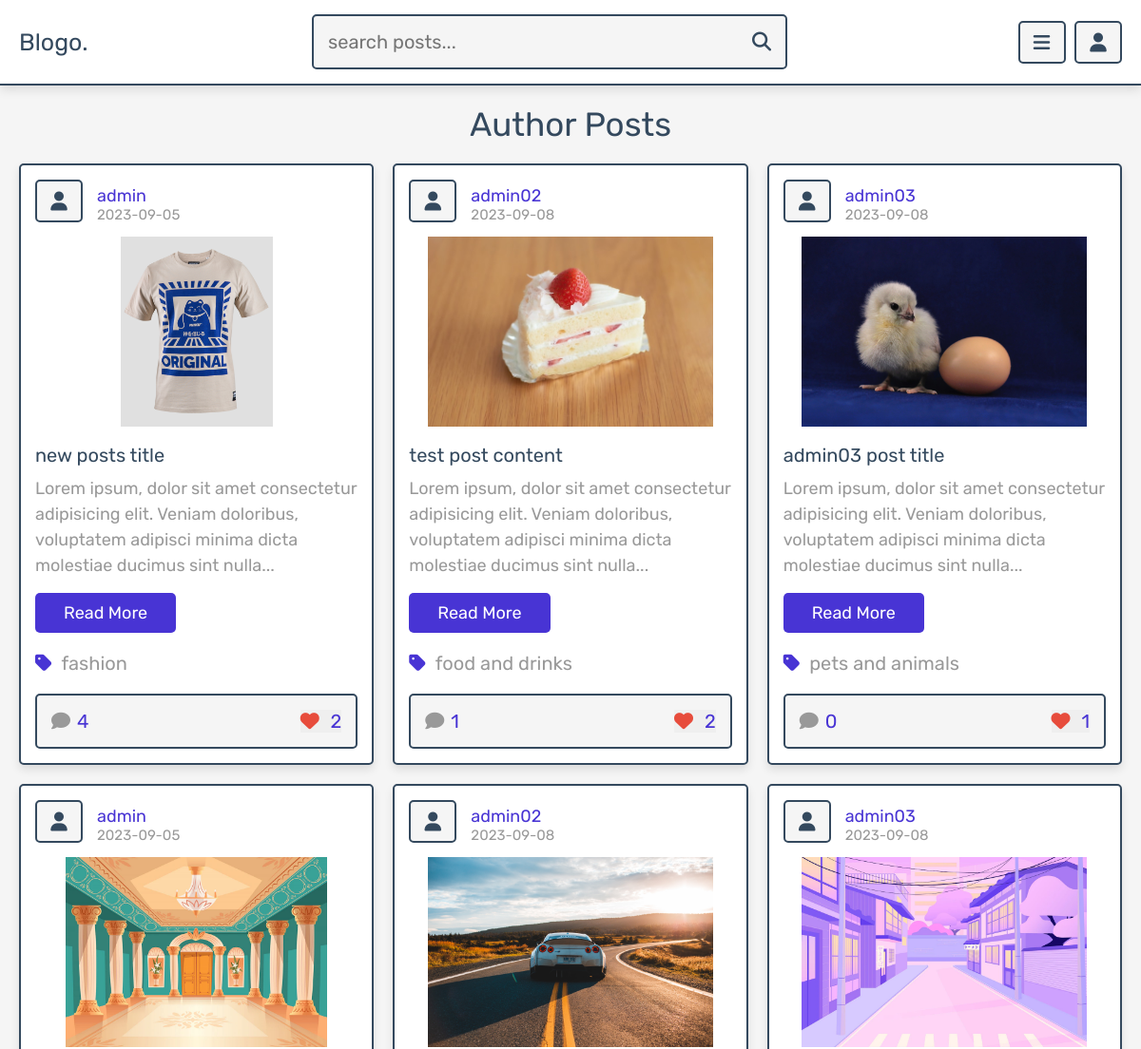
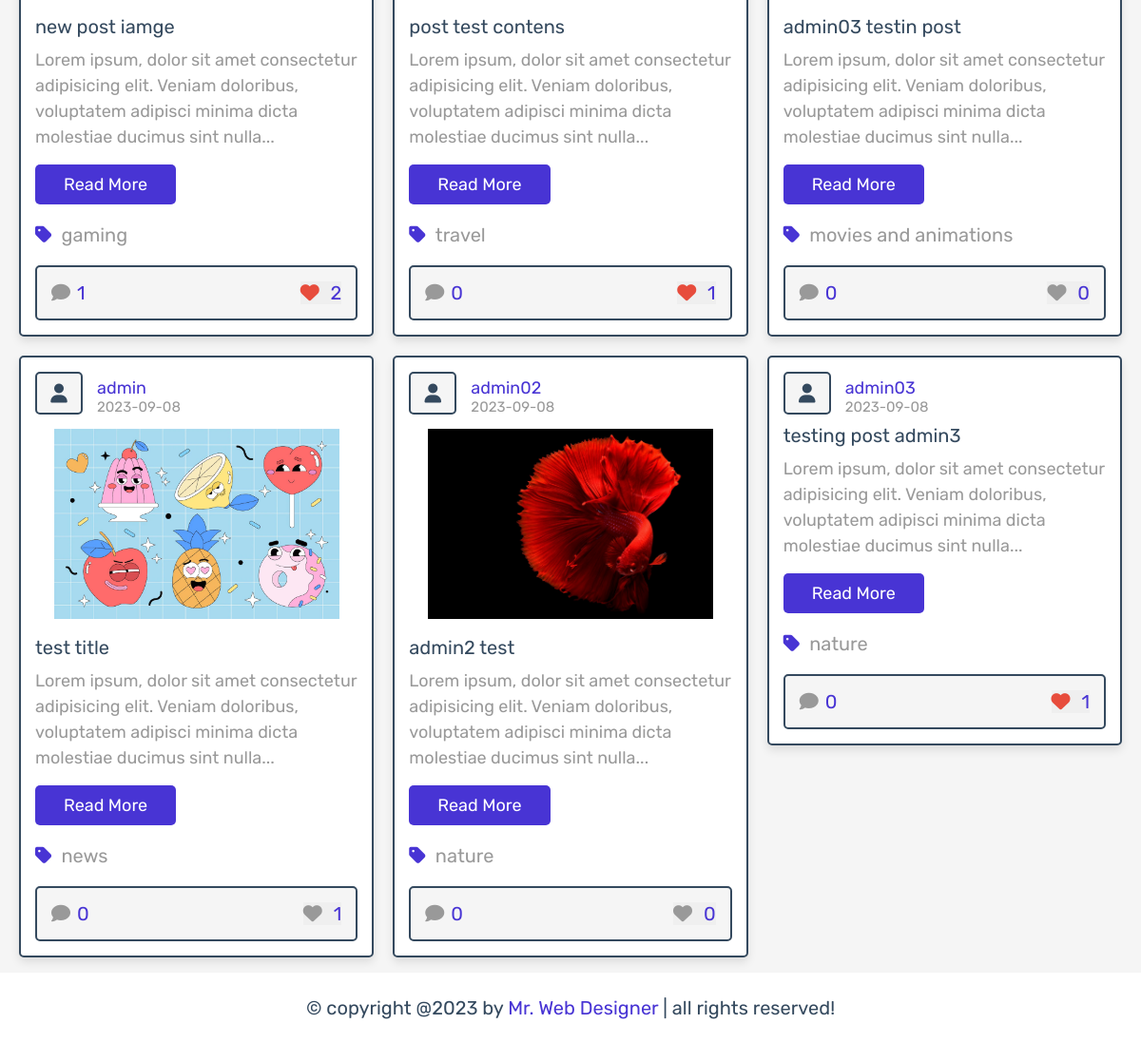
The app's page /author_posts.php (signed in) with its own data (2 pictures, top to bottom).
### tables this page shows
CREATE TABLE `posts` (
  `id` int(100) NOT NULL,
  `admin_id` int(100) NOT NULL,
  `name` varchar(100) NOT NULL,
  `title` varchar(100) NOT NULL,
  `content` varchar(10000) NOT NULL,
  `category` varchar(50) NOT NULL,
  `image` varchar(100) NOT NULL,
  `date` date NOT NULL DEFAULT current_timestamp(),
  `status` varchar(10) NOT NULL
);

### author_posts.php (the view, shortened to what this page needs)
<?php
require('./assets/components/connect.php');
if(isset($_SESSION['user_id'])){
    $user_id = $_SESSION['user_id'];
}else{
    header('Location: ./login.php');
    exit();
}
if(isset($_GET['author'])){
    $author = $_GET['author'];
}else{
    $author = '';
}
?>
<!DOCTYPE html>
<html lang="en">
<head>
    <link rel="stylesheet" href="https://cdnjs.cloudflare.com/ajax/libs/font-awesome/6.4.2/css/all.min.css">
    <link rel="stylesheet" href="./assets/css/style.css">
</head>
<body>
<?php require('./assets/components/user_header.php'); ?>
<section class="posts-grid">
    <h1 class="heading">author posts</h1>
    <div class="box-container">
        <?php
            $select_posts = $conn->prepare("SELECT * FROM  `posts` WHERE name LIKE '%{$author}%' AND status= ?");
            $select_posts->execute(array('active'));
            if($select_posts->rowCount() > 0){
            while($fetch_posts = $select_posts->fetch(PDO::FETCH_ASSOC)){
                $post_id = $fetch_posts['id'];
                $select_comments = $conn->prepare("SELECT * FROM `comments` WHERE post_id= ?");
                $select_comments->execute(array($post_id));
                $total_comments = $select_comments->rowCount();
                $select_likes = $conn->prepare("SELECT * FROM `likes` WHERE post_id= ?");
                $select_likes->execute(array($post_id));
                $total_likes = $select_likes->rowCount();
                $number_of_likes = $conn->prepare("SELECT * FROM  `likes` WHERE user_id= ? AND
                post_id= ?");
                $number_of_likes->execute(array($user_id, $post_id));
        ?>
              <form action="" method="post" class="box">
                <div class="admin">
                    <i class="fas fa-user"></i>
                    <div class="admin-info">
                        <a href="./author_posts.php?author=<?= $fetch_posts['name']; ?>"><?= $fetch_posts['name']; ?></a>
                        <p><?= $fetch_posts['date']; ?></p>
                    </div>
                </div>
                <?php
                    if($fetch_posts['image'] != ''){
                ?>
                    <img src="./assets/uploaded_img/<?= $fetch_posts['image']; ?>" class="image" alt="">
                <?php
                }
                ?>
                <div class="title"><?= $fetch_posts['title']; ?></div>
                <div class="content"><?= $fetch_posts['content']; ?></div>
                <a href="./view_post.php?post_id=<?= $post_id;?>" class="inline-btn">read more</a>
                <a href="./category.php?category=<?= $fetch_posts['category']; ?>" class="category">
                <i class="fas fa-tag"></i><span><?= $fetch_posts['category']; ?></span></a>
                <div class="icons">
                    <a href="./view_post.php?post_id=<?= $post_id;?>">
                    <i class="fas fa-comment"></i><span><?= $total_comments; ?></span></a>
                    <button type="submit" name="like_posts"><i class="fas fa-heart"
                    style="<?php if($number_of_likes->rowCount() > 0){echo 'color: var(--red)';} ?>"></i>
                    <span><?= $total_likes; ?></span></button>
                </div>
              </form>
        <?php
        }
        }else{
           echo '<p class="empty">no posts found!</p>';
        }
        ?>
    </div>
</section>
<?php  require('./assets/components/footer.php'); ?>
</body>
</html>

### assets/css/style.css (style rules this page uses)
:root { --main-color: #4834d4; --red: #e74c3c; --orange: #f39c12; --black: #34495e; --white: #fff; --light-color: #999; --light-bg: #f5f5f5; --border: 0.2rem solid var(--black); --box-shadow: 0 0.5rem 1rem rgba(0, 0, 0, 0.1); }
* { font-family: "Rubik", sans-serif; margin: 0; padding: 0; box-sizing: border-box; outline: 0; border: none; text-decoration: none; }
html { font-size: 62.5%; overflow-x: hidden; }
body { background: var(--light-bg); padding-bottom: 7rem; }
.btn, .option-btn, .delete-btn, .inline-btn, .inline-option-btn, .inline-delete-btn { font-size: 1.8rem; margin-top: 1rem; color: var(--white); display: inline-block; padding: 1rem 3rem; border-radius: 0.5rem; cursor: pointer; text-align: center; text-transform: capitalize; }
.inline-btn, .inline-option-btn, .inline-delete-btn { margin-right: 0.5rem; }
.btn, .inline-btn { background: var(--main-color); }
section { max-width: 1200px; margin: 0 auto; padding: 2rem; }
.heading { font-size: 3.5rem; text-align: center; color: var(--black); margin-bottom: 2rem; text-transform: capitalize; font-weight: normal; }
.posts-grid .box-container { columns: 3 30rem; gap: 2rem; }
.posts-grid .box-container .box { padding: 1.5rem; margin-bottom: 2rem; break-inside: avoid; border: var(--border); border-radius: 0.5rem; background: var(--white); box-shadow: var(--box-shadow); overflow-x: hidden; }
.posts-grid .box-container .box .image { width: 100%; height: 20rem; object-fit: contain; margin: 1rem 0; }
.posts-grid .box-container .box .admin { display: flex; align-items: center; gap: 1.5rem; }
.posts-grid .box-container .box .admin i { font-size: 2rem; height: 4.5rem; width: 5rem; line-height: 4.2rem; background: var(--light-bg); color: var(--black); border: var(--border); border-radius: 0.5rem; text-align: center; margin-bottom: 0.5rem; }
.posts-grid .box-container .box .admin a { font-size: 1.8rem; color: var(--main-color); }
.posts-grid .box-container .box .admin div { font-size: 1.5rem; color: var(--light-color); margin-top: 0.2rem; }
.posts-grid .box-container .box .title { font-size: 2rem; margin-top: 0.5rem; color: var(--black); text-overflow: ellipsis; word-wrap: nowrap; overflow-x: hidden; }
.posts-grid .box-container .box .content { padding-top: 1rem; padding-bottom: 0.5rem; font-size: 1.8rem; color: var(--light-color); line-height: 1.5; }
.posts-grid .box-container .box .content::after { content: "..."; }
.posts-grid .box-container .box .category { display: block; font-size: 2rem; margin-top: 2rem; }
.posts-grid .box-container .box .category i { margin-right: 1rem; color: var(--main-color); }
.posts-grid .box-container .box .category span { color: var(--light-color); }
.posts-grid .box-container .box .icons { margin-top: 2rem; display: flex; align-items: center; justify-content: space-between; border: var(--border); border-radius: 0.5rem; background: var(--light-bg); padding: 1.5rem; }
.posts-grid .box-container .box .icons > * { font-size: 2rem; cursor: pointer; }
.posts-grid .box-container .box .icons i { color: var(--light-color); margin-right: 0.7rem; }
.posts-grid .box-container .box .icons span { color: var(--main-color); }

### records on screen
posts: name "admin", date "2023-09-05", image (picture), title "new posts title", content "Lorem ipsum, dolor sit amet consectetur adipisicing elit. Veniam doloribus, voluptatem adipisci minima dicta molestiae ducimus sint nulla", category "fashion", total_comments "4", total_likes "2"
posts: name "admin", date "2023-09-05", image (picture), title "new post iamge", content "Lorem ipsum, dolor sit amet consectetur adipisicing elit. Veniam doloribus, voluptatem adipisci minima dicta molestiae ducimus sint nulla", category "gaming", total_comments "1", total_likes "2"
posts: name "admin", date "2023-09-08", image (picture), title "test title", content "Lorem ipsum, dolor sit amet consectetur adipisicing elit. Veniam doloribus, voluptatem adipisci minima dicta molestiae ducimus sint nulla", category "news", total_comments "0", total_likes "1"
posts: name "admin02", date "2023-09-08", image (picture), title "test post content", content "Lorem ipsum, dolor sit amet consectetur adipisicing elit. Veniam doloribus, voluptatem adipisci minima dicta molestiae ducimus sint nulla", category "food and drinks", total_comments "1", total_likes "2"
posts: name "admin02", date "2023-09-08", image (picture), title "post test contens", content "Lorem ipsum, dolor sit amet consectetur adipisicing elit. Veniam doloribus, voluptatem adipisci minima dicta molestiae ducimus sint nulla", category "travel", total_comments "0", total_likes "1"
posts: name "admin02", date "2023-09-08", image (picture), title "admin2 test", content "Lorem ipsum, dolor sit amet consectetur adipisicing elit. Veniam doloribus, voluptatem adipisci minima dicta molestiae ducimus sint nulla", category "nature", total_comments "0", total_likes "0"
posts: name "admin03", date "2023-09-08", image (picture), title "admin03 post title", content "Lorem ipsum, dolor sit amet consectetur adipisicing elit. Veniam doloribus, voluptatem adipisci minima dicta molestiae ducimus sint nulla", category "pets and animals", total_comments "0", total_likes "1"
posts: name "admin03", date "2023-09-08", image (picture), title "admin03 testin post", content "Lorem ipsum, dolor sit amet consectetur adipisicing elit. Veniam doloribus, voluptatem adipisci minima dicta molestiae ducimus sint nulla", category "movies and animations", total_comments "0", total_likes "0"
posts: name "admin03", date "2023-09-08", title "testing post admin3", content "Lorem ipsum, dolor sit amet consectetur adipisicing elit. Veniam doloribus, voluptatem adipisci minima dicta molestiae ducimus sint nulla", category "nature", total_comments "0", total_likes "1"
